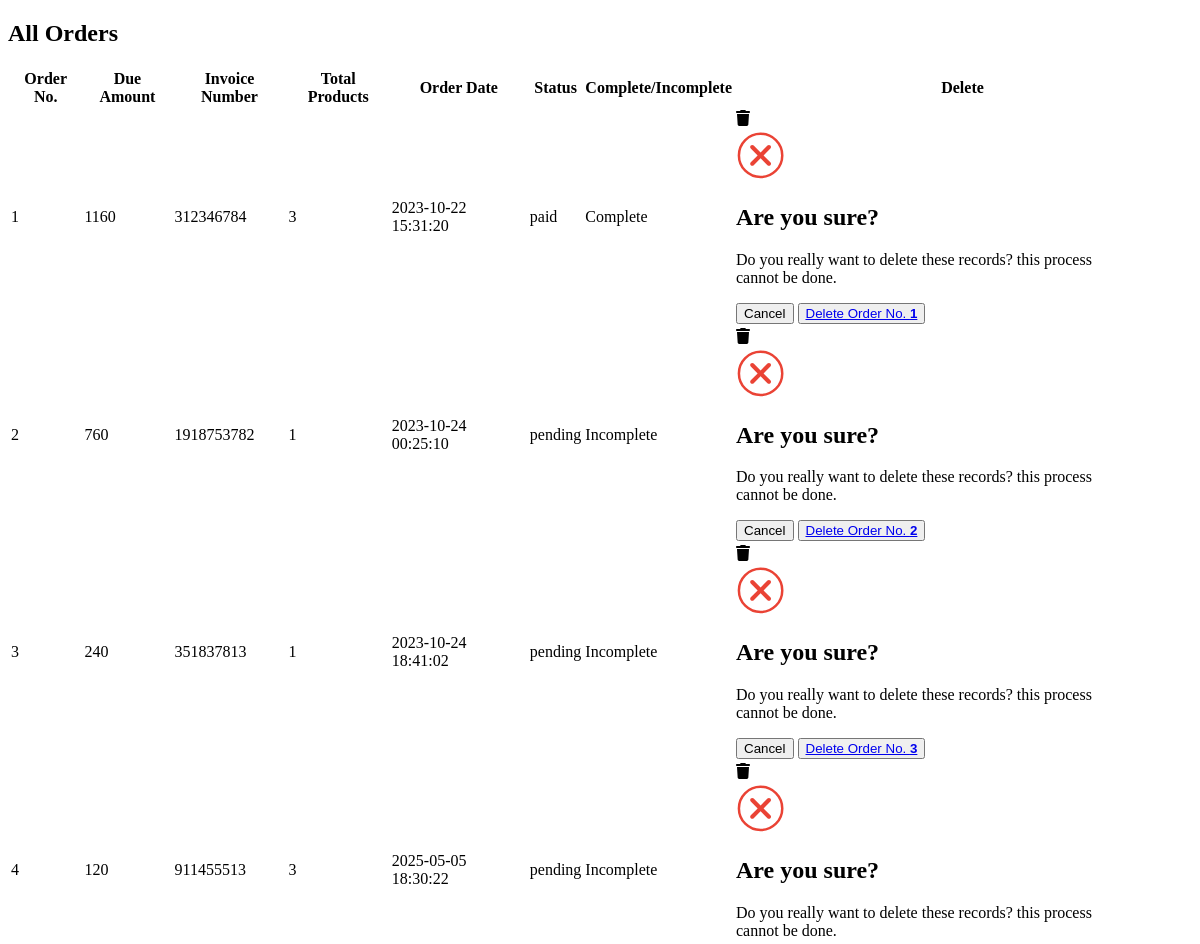
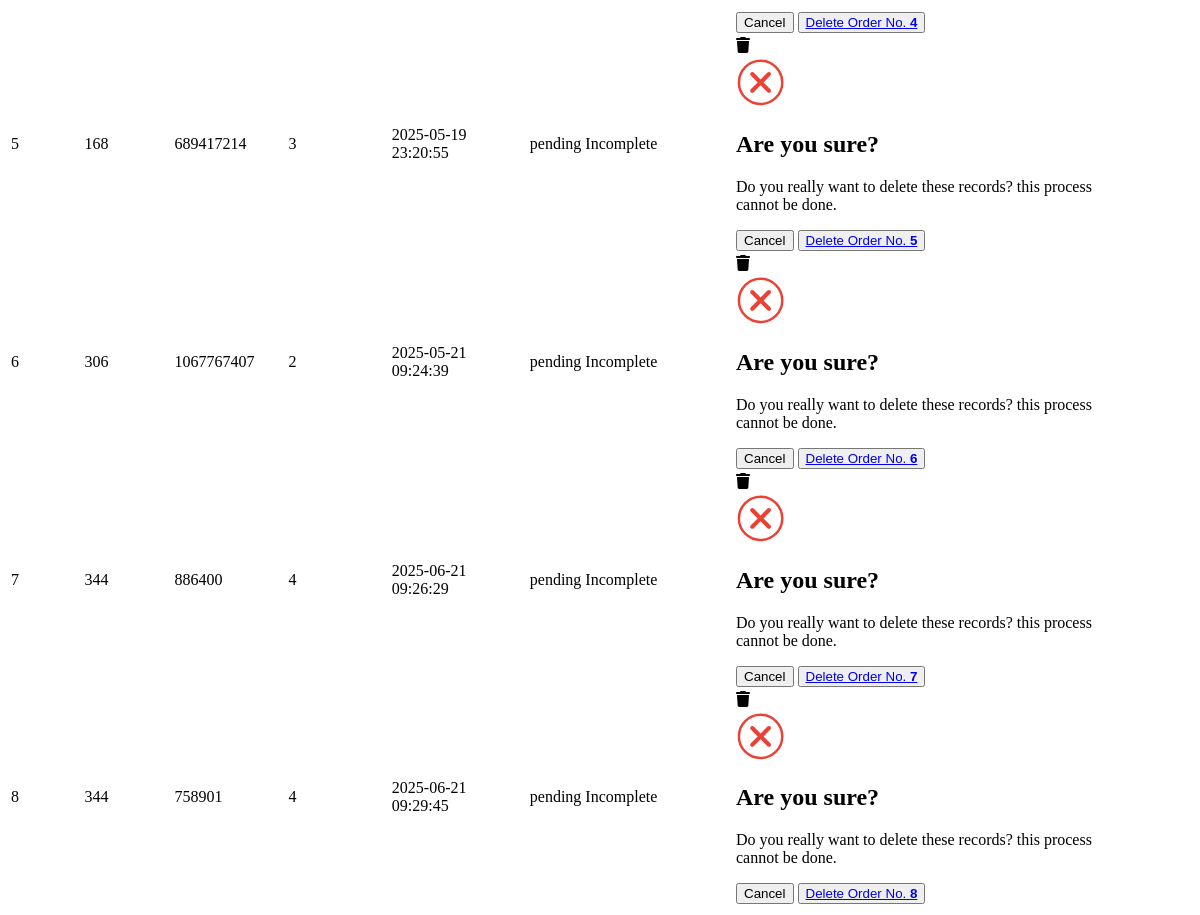
The page /admin/list_orders.php on the database as committed earlier (2 pictures, top to bottom).
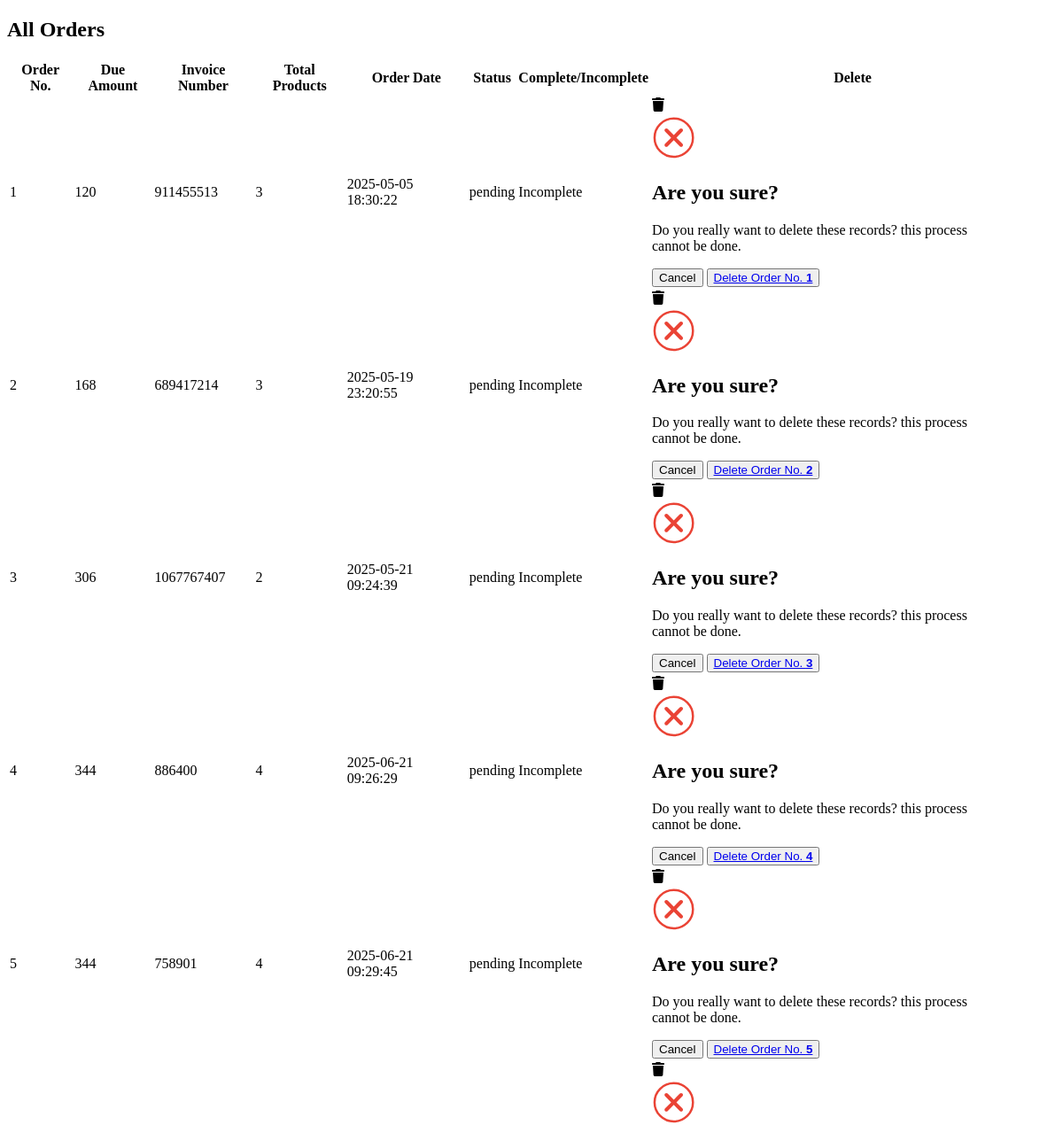
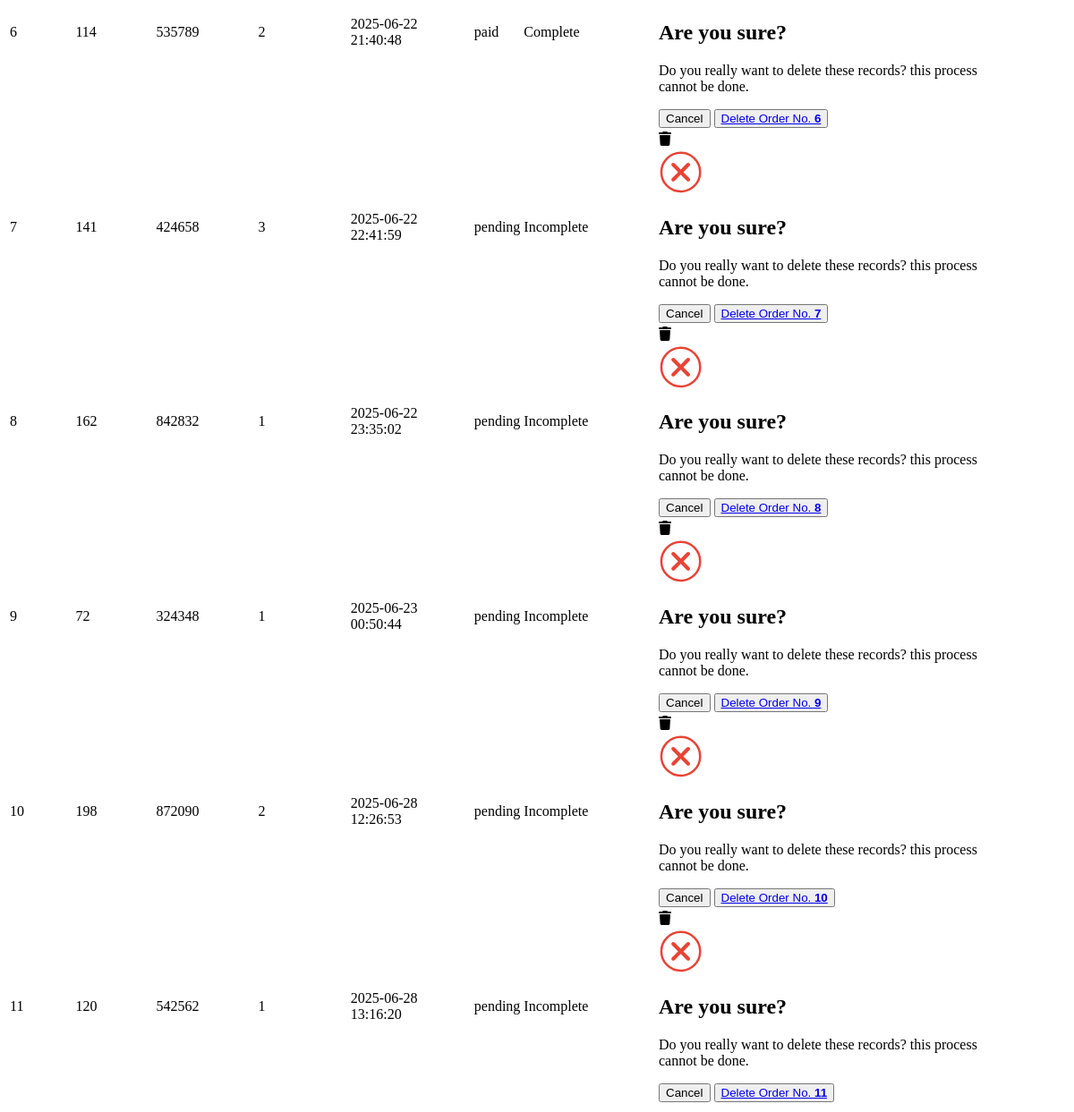
The same page on the database as committed later (2 pictures, top to bottom).
### tables this page shows
CREATE TABLE `user_orders` (
  `order_id` int(11) NOT NULL,
  `user_id` int(11) NOT NULL,
  `amount_due` int(255) NOT NULL,
  `invoice_number` int(255) NOT NULL,
  `total_products` int(255) NOT NULL,
  `order_date` timestamp NOT NULL DEFAULT current_timestamp() ON UPDATE current_timestamp(),
  `order_status` varchar(255) NOT NULL
);

### admin/list_orders.php (the view, shortened to what this page needs)
<!DOCTYPE html>
<html lang="en">
<head>
</head>
<body>
    <div class="container">
        <div class="categ-header">
            <div class="sub-title">
                <h2>All Orders</h2>
            </div>
        </div>
        <div class="table-data">
            <table class="table table-bordered table-hover table-striped text-center">
                <thead class="table-dark">
                    <?php
                    $get_order_query = "SELECT * FROM `user_orders`";
                    $get_order_result = mysqli_query($con, $get_order_query);
                    $row_count = mysqli_num_rows($get_order_result);
                    if($row_count!=0){
                        echo "
                        <tr>
                        <th>Order No.</th>
                        <th>Due Amount</th>
                        <th>Invoice Number</th>
                        <th>Total Products</th>
                        <th>Order Date</th>
                        <th>Status</th>
                        <th>Complete/Incomplete</th>
                        <th>Delete</th>
                    </tr>
                    ";
                    }
                    ?>
                </thead>
                <tbody>
                    <?php
                    if ($row_count == 0) {
                        echo "<h2 class='text-center text-light p-2 bg-dark'>No orders yet</h2>";
                    } else {
                        $id_number = 1;
                        while ($row_fetch_orders = mysqli_fetch_array($get_order_result)) {
                            $order_id = $row_fetch_orders['order_id'];
                            $amount_due = $row_fetch_orders['amount_due'];
                            $invoice_number = $row_fetch_orders['invoice_number'];
                            $total_products = $row_fetch_orders['total_products'];
                            $order_date = $row_fetch_orders['order_date'];
                            $order_status = $row_fetch_orders['order_status'];
                            $order_complete = $row_fetch_orders['order_status'] == 'paid'? 'Complete' : 'Incomplete';
                            echo "
                            <tr>
                            <td>$id_number</td>
                            <td>$amount_due</td>
                            <td>$invoice_number</td>
                            <td>$total_products</td>
                            <td>$order_date</td>
                            <td>$order_status</td>
                            <td>$order_complete</td>
                            <td>
                                <a href='index.php?delete_order=$order_id' data-bs-toggle='modal' data-bs-target='#deleteModal_$order_id'>
                                </a>
                                <div class='modal fade' id='deleteModal_$order_id' tabindex='-1' aria-labelledby='deleteModal_$order_id.Label' aria-hidden='true'>
                                    <div class='modal-dialog modal-dialog-centered justify-content-center'>
                                        <div class='modal-content' style='width:80%;'>
                                            <div class='modal-body'>
                                                <div class='d-flex flex-column gap-3 align-items-center text-center'>
                                                    <span>
                                                    </span>
                                                    <h2>Are you sure?</h2>
                                                    <p>
                                                        Do you really want to delete these records? this process cannot be done.
                                                    </p>
                                                    <div class='btns d-flex gap-3'>
                                                        <button type='button' class='btn px-5 btn-secondary' data-bs-dismiss='modal'>Cancel</button>
                                                        <button type='button' class='btn px-5 btn-primary' data-bs-dismiss='modal'>
                                                            <a class='text-light' href='index.php?delete_order=$order_id'>
                                                                Delete Order No. <strong>$id_number</strong>
                                                            </a>
                                                        </button>
                                                    </div>
                                                </div>
                                            </div>
                                        </div>
                                    </div>
                                </div>
                            </td>
                        </tr>
                            ";
                            $id_number++;
                        }
                    }
                    ?>
                </tbody>
            </table>
        </div>
    </div>
</body>
</html>

Rows that differ between the two databases and show on the page:
removed user_orders: amount_due "1160", invoice_number "312346784", total_products "3", order_date "2023-10-22 15:31:20", order_status "paid", order_status "Complete"
removed user_orders: amount_due "760", invoice_number "1918753782", total_products "1", order_date "2023-10-24 00:25:10", order_status "pending", order_status "Incomplete"
removed user_orders: amount_due "240", invoice_number "351837813", total_products "1", order_date "2023-10-24 18:41:02", order_status "pending", order_status "Incomplete"
added user_orders: amount_due "114", invoice_number "535789", total_products "2", order_date "2025-06-22 21:40:48", order_status "paid", order_status "Complete"
added user_orders: amount_due "141", invoice_number "424658", total_products "3", order_date "2025-06-22 22:41:59", order_status "pending", order_status "Incomplete"
added user_orders: amount_due "162", invoice_number "842832", total_products "1", order_date "2025-06-22 23:35:02", order_status "pending", order_status "Incomplete"
added user_orders: amount_due "72", invoice_number "324348", total_products "1", order_date "2025-06-23 00:50:44", order_status "pending", order_status "Incomplete"
added user_orders: amount_due "198", invoice_number "872090", total_products "2", order_date "2025-06-28 12:26:53", order_status "pending", order_status "Incomplete"
added user_orders: amount_due "120", invoice_number "542562", total_products "1", order_date "2025-06-28 13:16:20", order_status "pending", order_status "Incomplete"
